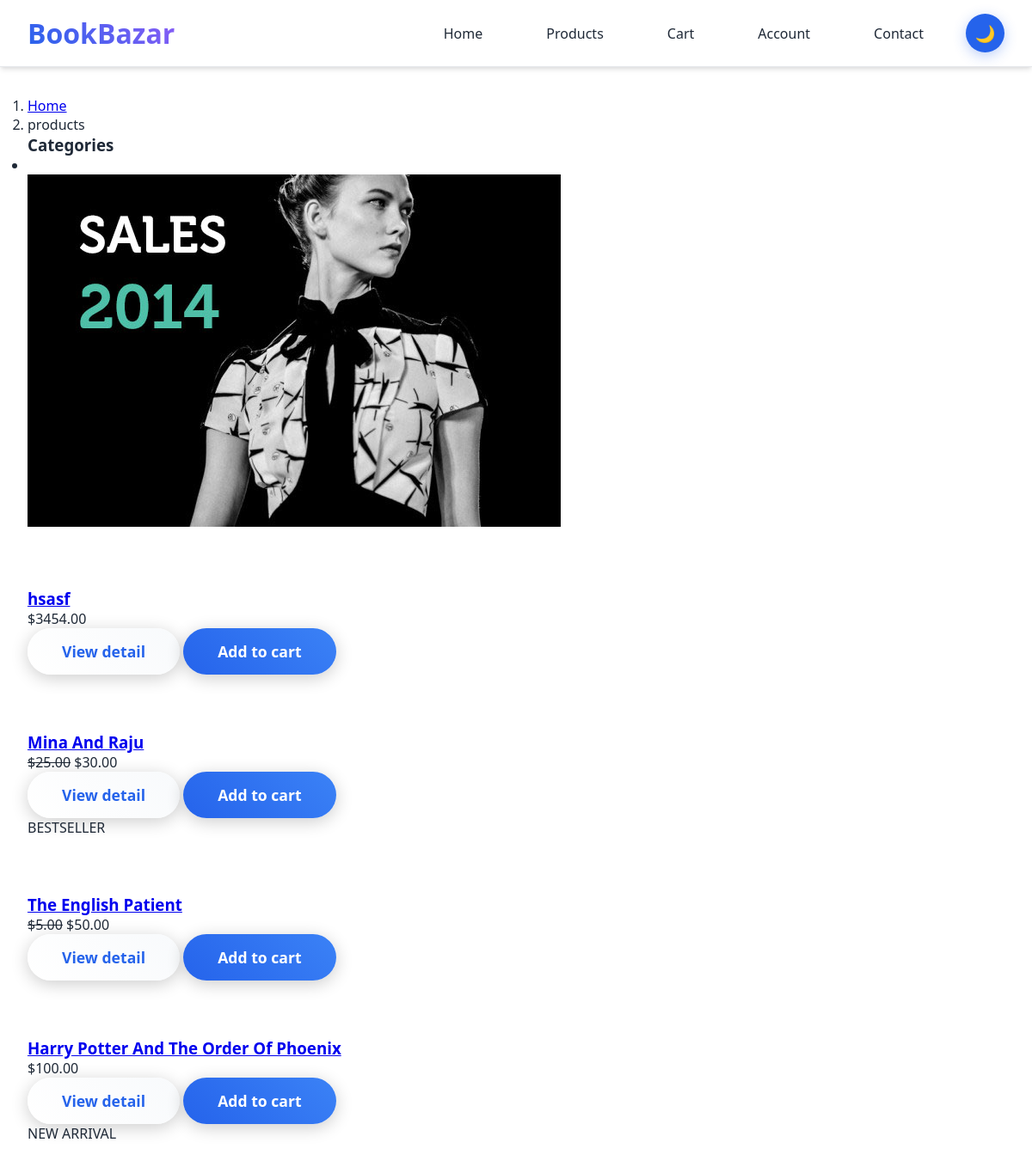
Screenshot of /eco/search/ with the database file from the repository.
### eco/models.py (models this page shows, shortened)
class Book(models.Model):
    title = models.CharField(max_length=200)
    author = models.ForeignKey(Author, on_delete=models.SET_NULL, null=True, blank=True)
    additional_authors = models.CharField(max_length=200, blank=True, help_text="Other authors, separated by commas")
    isbn = models.CharField(max_length=13, blank=True, verbose_name="ISBN")
    isbn13 = models.CharField(max_length=17, blank=True, verbose_name="ISBN-13")
    category = TreeForeignKey(Category, related_name='books', on_delete=models.SET_NULL, null=True, blank=True)
    genre = models.CharField(max_length=20, choices=BOOK_GENRES, blank=True)
    format_type = models.CharField(max_length=10, choices=BOOK_FORMATS, default='PAPERBACK')
    condition = models.CharField(max_length=10, choices=BOOK_CONDITIONS, default='NEW')
    publisher = models.ForeignKey(Publisher, on_delete=models.SET_NULL, null=True, blank=True)
    publication_date = models.DateField(null=True, blank=True)
    edition = models.CharField(max_length=50, blank=True)
    pages = models.PositiveIntegerField(null=True, blank=True)
    language = models.CharField(max_length=50, default='English')
    price = models.DecimalField(max_digits=10, decimal_places=2)
    discount_price = models.DecimalField(max_digits=10, decimal_places=2, null=True, blank=True)
    label1 = models.CharField(choices=LABEL_CHOICES, max_length=1, blank=True)
    label2 = models.CharField(choices=LABEL_CHOICES, max_length=1, blank=True)
    label3 = models.CharField(choices=LABEL_CHOICES, max_length=1, blank=True)
    cover_image = models.ImageField(upload_to='book_covers/', blank=True, null=True, help_text="Main book cover image")
    additional_images = models.ImageField(upload_to='book_images/', blank=True, null=True, help_text="Additional book images")
    description = models.TextField()
    excerpt = models.TextField(blank=True, help_text="Short excerpt or first chapter")
    stock_quantity = models.PositiveIntegerField(default=0)
    is_available = models.BooleanField(default=True)
    slug = models.SlugField(unique=True)
    created_at = models.DateTimeField(auto_now_add=True)
    updated_at = models.DateTimeField(auto_now=True)
    class Meta:
        ordering = ['-created_at']
        verbose_name = "Book"
        verbose_name_plural = "Books"
    def get_absolute_url(self):
        return reverse("eco:product-detail", kwargs={'slug': self.slug})
    def get_add_to_cart_url(self):
        return reverse("eco:add-to-cart", kwargs={'slug': self.slug})

### eco/views.py (the view)
# urls.py: path('search/', views.SearchView.as_view(), name='search'),
class SearchView(View):
    def get(self, request, *args, **kwargs):
        try:
            queryset1 = Book.objects.all()
            category = Category.objects.all()
            query = request.GET.get('q')
            if query:
                queryset1 = queryset1.filter(
                    Q(title__icontains=query) |
                    Q(description__icontains=query) |
                    Q(price__icontains=query) |
                    Q(author__icontains=query) |
                    Q(isbn__icontains=query)
                ).distinct()
                queryset = list(
                    sorted(
                        chain(queryset1),
                        key=lambda objects: objects.pk
                    ))
            else:
                queryset = queryset1
            context = {
                'queryset': queryset,
                'category': category,
                'query': query,
            }
            return render(request, 'eco/results.html', context)
        except ObjectDoesNotExist:
            messages.info(self.request, "Search based on title, author, ISBN, or price")
            return redirect("eco:home")

### eco/context_processors.py (called while the page is built, shortened)
def cart_count(request):
    cart_count = 0
    return {'cart_count': cart_count}

### templates/eco/results.html (shortened to what this page needs)
{% extends "eco/base.html" %}
{% load static %}
{% load mptt_tags %}
{% block content %}
  <body>
    <div id="all">
      <div id="content">
        <div class="container">
          <div class="row">
            <div class="col-lg-12">
              <nav aria-label="breadcrumb">
                <ol class="breadcrumb">
                  <li class="breadcrumb-item"><a href="{% url 'eco:EcoIndex' %}">Home</a></li>
                  <li aria-current="page" class="breadcrumb-item active">products</li>
                </ol>
              </nav>
            </div>
            <div class="col-lg-3">
              <div class="card sidebar-menu mb-4">
                <div class="card-header">
                  <h3 class="h4 card-title">Categories</h3>
                </div>
                <div class="card-body">
                  <ul class="nav nav-pills flex-column category-menu">
                    <li>
                  </li>
                  </ul>
                </div>
              </div>
              <div class="banner"><a href="#"><img src="{% static 'eco/img/banner.jpg' %}" alt="sales 2014" class="img-fluid"></a></div>
            </div>
            <div class="col-lg-9">
                {% if queryset %}
              <div class="row products">
                {% for item in queryset  %}
                <div class="col-lg-4 col-md-6">
                  <div class="product">
                    <div class="flip-container">
                      <div class="flipper">
                        <div class="front"><a href="{{item.get_absolute_url}}"><img src="{{item.image.url}}" alt="" class="img-fluid"></a></div>
                        <div class="back"><a href="{{item.get_absolute_url}}"><img src="{{item.image.url}}" alt="" class="img-fluid"></a></div>
                      </div>
                    </div><a href="{{item.get_absolute_url}}" class="invisible"><img src="{{item.image.url}}" alt="" class="img-fluid"></a>
                    <div class="text">
                      <h3><a href="{{item.get_absolute_url}}">{{item.title}}</a></h3>
                      <p class="price">
                       {% if item.discount_price %}
                        <del>${{item.discount_price}}</del>
                        {% endif %}
                        ${{item.price}}
                      </p>
                      <p class="buttons">
                        <a href="{{item.get_absolute_url}}" class="btn btn-outline-secondary">View detail</a>
                        <a href="{{item.get_add_to_cart_url}}" class="btn btn-primary">Add to cart
                        </a>
                      </p>
                    </div>
                  {% if item.label1 %}
                  <div class="ribbon sale">
                    <div class="theribbon">{{item.get_label1_display}}</div>
                  </div>
                  {% endif %}
                  </div>
                </div>
                {% endfor %}
              </div>
                {% else %}
        <h2 style="color:red">Products and price are not available based on your search criteria</h2>
              {% endif %}
            </div>
          </div>
        </div>
      </div>
    </div>
  </body>
{% endblock content %}

### templates/eco/base.html (shortened to what this page needs)
<!DOCTYPE html>
<html lang="en">
<head>
</head>
<body>
    <nav class="navbar">
        <div class="nav-container">
            <div class="logo">BookBazar</div>
            <ul class="nav-links">
                <li><a href="/">Home</a></li>
                <li><a href="/eco/product/">Products</a></li>
                <li><a href="/eco/order-summary/">Cart</a></li>
                <li><a href="/eco/account/">Account</a></li>
                <li><a href="/eco/contact/">Contact</a></li>
                <li>
                    <button id="darkModeToggle" class="dark-mode-btn" title="Toggle dark mode">
                        <span class="dark-mode-icon">🌙</span>
                    </button>
                </li>
            </ul>
        </div>
    </nav>
    <div class="main-content">
        {% block content %}{% endblock %}
    </div>
</body>
</html>

### templates/eco/base.html (style rules this page uses)
:root { --primary: #2563eb; --primary-light: #3b82f6; --secondary: #10b981; --accent: #8b5cf6; --dark: #1f2937; --light: #ffffff; --gray-light: #f8fafc; --gray: #6b7280; --border: #e5e7eb; --bg-color: #ffffff; --text-color: #1f2937; --card-bg: #ffffff; --nav-bg: rgba(255, 255, 255, 0.95); --shadow: 0 4px 6px -1px rgba(0, 0, 0, 0.1), 0 2px 4px -1px rgba(0, 0, 0, 0.06); --shadow-lg: 0 20px 25px -5px rgba(0, 0, 0, 0.1), 0 10px 10px -5px rgba(0, 0, 0, 0.04); }
* { margin: 0; padding: 0; box-sizing: border-box; font-family: 'Segoe UI', system-ui, sans-serif; }
body { background: var(--bg-color); color: var(--text-color); min-height: 100vh; overflow-x: hidden; transition: all 0.3s ease; }
.navbar { background: var(--nav-bg); backdrop-filter: blur(20px); border-bottom: 1px solid var(--border); padding: 1rem 2rem; position: fixed; width: 100%; top: 0; z-index: 1000; box-shadow: var(--shadow); transition: all 0.3s ease; }
.nav-container { max-width: 1200px; margin: 0 auto; display: flex; justify-content: space-between; align-items: center; }
.logo { font-size: 2rem; font-weight: 800; background: linear-gradient(45deg, var(--primary), var(--accent)); -webkit-background-clip: text; -webkit-text-fill-color: transparent; }
.nav-links { display: flex; gap: 1.5rem; list-style: none; align-items: center; }
.nav-links a { color: var(--text-color); text-decoration: none; padding: 0.75rem 1.5rem; border-radius: 25px; transition: all 0.3s ease; font-weight: 500; border: 1px solid transparent; position: relative; }
.nav-links a::after { content: ''; position: absolute; bottom: 0; left: 50%; width: 0; height: 2px; background: var(--primary); transition: all 0.3s ease; transform: translateX(-50%); }
.dark-mode-btn { background: var(--primary); border: none; border-radius: 50%; width: 45px; height: 45px; cursor: pointer; display: flex; align-items: center; justify-content: center; font-size: 1.2rem; transition: all 0.3s ease; box-shadow: 0 4px 15px rgba(37, 99, 235, 0.3); }
.main-content { margin-top: 80px; padding: 2rem; background: var(--bg-color); transition: all 0.3s ease; }
.btn { background: linear-gradient(45deg, var(--light), #f8fafc); border: none; padding: 15px 40px; border-radius: 30px; color: var(--primary); font-weight: 600; cursor: pointer; transition: all 0.3s ease; box-shadow: 0 4px 20px rgba(0, 0, 0, 0.2); font-size: 1.1rem; text-decoration: none; display: inline-block; }
.btn-primary { background: linear-gradient(45deg, var(--primary), var(--primary-light)); color: white; }

### rows the page displays
Book: title "hsasf", price "3454.00"
Book: title "Mina And Raju", discount_price "25.00", price "30.00", label1 "BESTSELLER"
Book: title "The English Patient", discount_price "5.00", price "50.00"
Book: title "Harry Potter And The Order Of Phoenix", price "100.00", label1 "NEW ARRIVAL"
